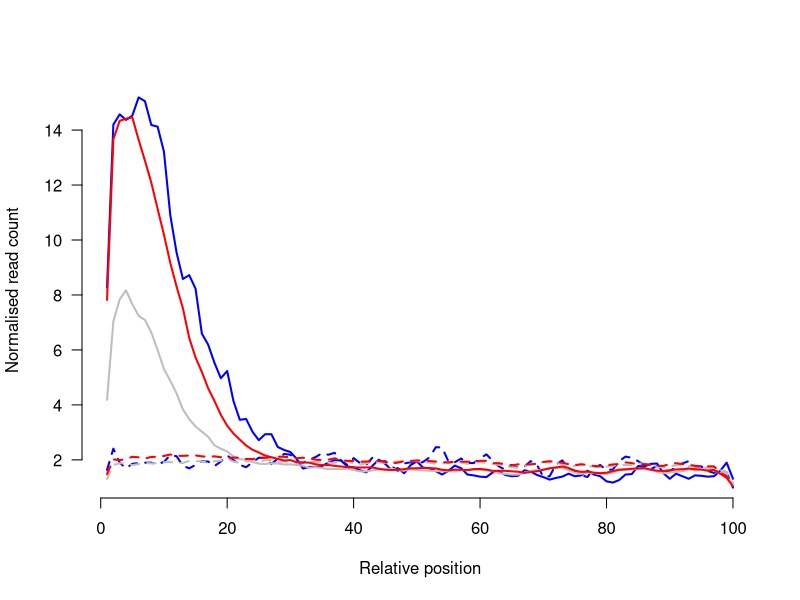
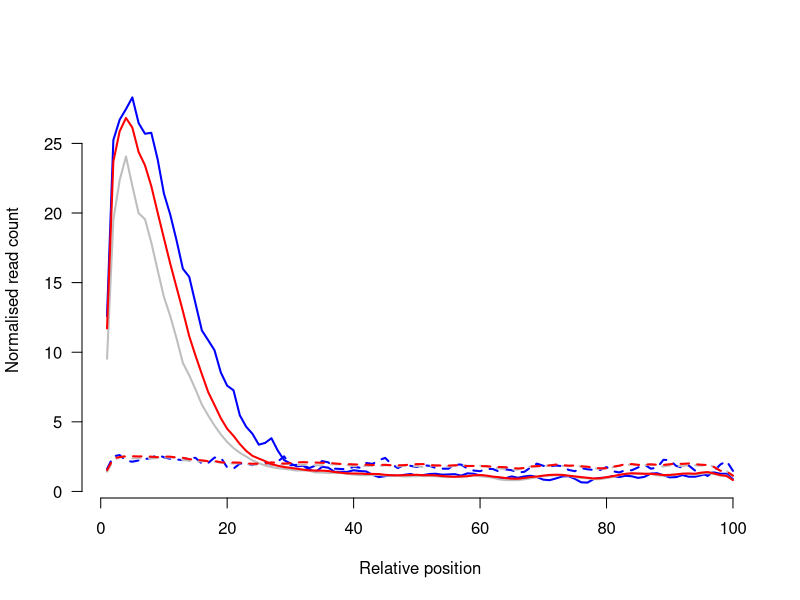

Write R code to recreate these figures, in order.
##Figure 1C


x = read.delim('Kdm4_L1_profile.txt')


##KDM4A

wt = x[,grep('2a_Ctrl',colnames(x))]
ko = x[,grep('2a_OHT',colnames(x))]

quartz(w=5.5,h=3.5)
plot(x$Position,wt$L1Gf.Jmjd2a_2a_Ctrl,
	type='l',lwd=2,col='blue',
	bty='n',las=1,
	xlab='Relative position',ylab='Normalised read count')
lines(x$Position,ko$L1Gf.Jmjd2a_2a_OHT,lwd=2,lty=2,col='blue')

lines(x$Position,wt$L1A.Jmjd2a_2a_Ctrl,lwd=2,col='grey')
lines(x$Position,ko$L1A.Jmjd2a_2a_OHT,lwd=2,lty=2,col='grey')

lines(x$Position,wt$L1Tf.Jmjd2a_2a_Ctrl,lwd=2,col='red')
lines(x$Position,ko$L1Tf.Jmjd2a_2a_OHT,lwd=2,lty=2,col='red')




##KDM4C


ip = x[,grep('2i_ChIP',colnames(x))]
input = x[,grep('2i_input',colnames(x))]

quartz(w=5.5,h=3.5)
plot(x$Position,ip$L1Gf.Jmjd2c_2i_ChIP,
	type='l',lwd=2,col='blue',
	bty='n',las=1,
	xlab='Relative position',ylab='Normalised read count')
lines(x$Position,input$L1Gf.Jmjd2c_2i_input,lwd=2,lty=2,col='blue')

lines(x$Position,ip$L1A.Jmjd2c_2i_ChIP,lwd=2,col='grey')
lines(x$Position,input$L1A.Jmjd2c_2i_input,lwd=2,lty=2,col='grey')

lines(x$Position,ip$L1Tf.Jmjd2c_2i_ChIP,lwd=2,col='red')
lines(x$Position,input$L1Tf.Jmjd2c_2i_input,lwd=2,lty=2,col='red')

